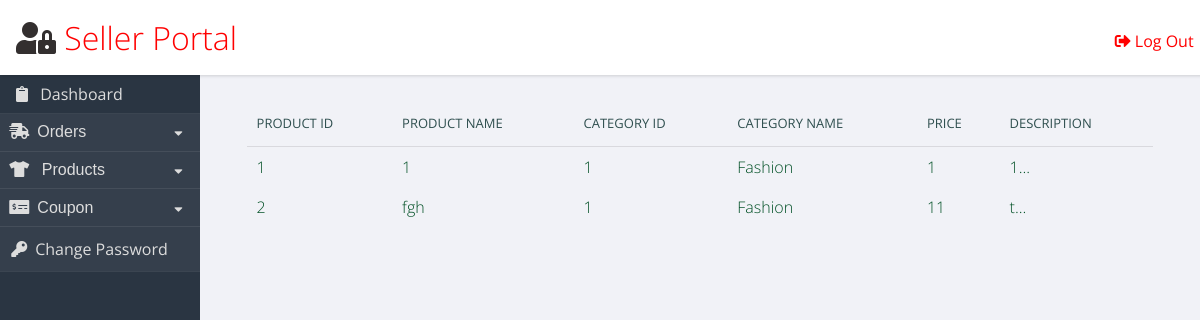
Screenshot of /seller.php with the database file from the repository.
### tables this page shows
CREATE TABLE `products` (
  `product_id` int(10) NOT NULL,
  `product_name` varchar(100) NOT NULL,
  `category_id` int(10) NOT NULL,
  `date_added` datetime NOT NULL,
  `description` varchar(2000) NOT NULL,
  `price` int(10) NOT NULL,
  `icon_name` varchar(250) NOT NULL
);

CREATE TABLE `category` (
  `category_id` int(10) NOT NULL,
  `category_name` varchar(50) NOT NULL
);

### seller.php (the view, shortened to what this page needs)
<!DOCTYPE>
<html>
<?php
$conn = OpenCon();
?>
<head>
  <link rel="stylesheet" href="https://use.fontawesome.com/releases/v5.8.2/css/all.css">
</head>
<header role="banner">
  <h1> <i style="color:#332F2F;" class="fas fa-user-lock"></i> Seller Portal</h1>
  <ul class="utilities">
    <br>
    <li class="logout"><a href="logout.php"><i class="fas fa-sign-out-alt" style=" margin-right: 4px"></i>Log Out</a></li>
  </ul>
</header>
<nav role='navigation'>
  <ul class="main">
    <li style="padding: 0.5em 1em;"><i class="fas fa-clipboard" style=" margin-right: 8px"></i> Dashboard</li>
    <button class="dropdown-order-btn" onclick="changeordercarret()">
      <font size="3"> <i class="fas fa-shipping-fast" style="margin-right: 8px;"></i>Orders</font><i class="fa fa-caret-down" id="ordercarret"></i>
    </button>
    <button class="dropdown-products-btn" onclick="changeproductcarret()">
      <font size="3"> <i class="fas fa-tshirt" style="margin-right: 8px;"></i> Products</font><i class="fa fa-caret-down" id="productscarret"></i>
    </button>
    <button class="dropdown-coupon-btn" onclick="changecouponcarret()">
      <font size="3"><i class="fas fa-money-check-alt" style="margin-right: 8px;"></i>Coupon</font><i class="fa fa-caret-down" id="couponcarret"></i>
    </button>
    <li class="change_password"><a href="#"><i class="fas fa-key" style=" margin-right: 8px"></i>Change Password</a></li>
  </ul>
</nav>
<main role="main">
  <section class="panel important">
    <body onload="hidefield()">
      <div id="vp" style="display:none">
        <center>
          <table>
            <tr>
              <th>Product ID</th>
              <th>Product Name</th>
              <th>Category ID</th>
              <th>Category Name</th>
              <th>Price</th>
              <th>Description</th>
            </tr>
            <?php
            $users = 'SELECT products.product_id,products.product_name,products.category_id,category.category_name,products.price,products.description FROM products,category WHERE category.category_id=products.category_id';
            $result = mysqli_query($conn, $users);
            if ($result->num_rows == 0) {
              echo "No products found. <br>.";
            } else {
              while ($row = $result->fetch_assoc()) {
                $prid = $row['product_id'];
                $prn = $row['product_name'];
                $prcid = $row['category_id'];
                $prcn = $row['category_name'];
                $prpr = $row['price'];
                $prdes = $row['description'];
                $prdesc = substr($prdes, 0, 20);
                $prdesc = $prdesc . '...';
                $pr_id = '<a href="product_edit.php?productid=' . $prid . '&"><font color=rgb(255,255,255)>' . $prid . '</font></a>';
                $pr_n = '<a href="product_edit.php?productid=' . $prid . '&"><font color=rgb(255,255,255)>' . $prn . '</a></font>';
                $pr_cid = '<a href="product_edit.php?productid=' . $prid . '&"><font color=rgb(255,255,255)>' . $prcid . '</a></font>';
                $pr_cn = '<a href="product_edit.php?productid=' . $prid . '&"><font color=rgb(255,255,255)>' . $prcn . '</a></font>';
                $pr_pr = '<a href="product_edit.php?productid=' . $prid . '&"><font color=rgb(255,255,255)>' . $prpr . '</a></font>';
                $pr_des = '<a href="product_edit.php?productid=' . $prid . '&"><font color=rgb(255,255,255)>' . $prdesc . '</a></font>';
                echo '<tr><td>' . $pr_id . '</td><td>' . $pr_n . '</td><td>' . $pr_cid . '</td><td>' . $pr_cn . '</td><td>' . $pr_pr . '</td><td>' . $pr_des . '</td> </tr>';
              }
            }
            ?>
          </table>
        </center>
      </div>
    </body>
  </section>
</main>
</html>

### seller.php (style rules this page uses)
html { box-sizing: border-box; }
body { background: #f1f2f7; font-family: "Open Sans", arial, sans-serif; color: darkslategray; }
header[role="banner"] { background: white; box-shadow: 1px 1px 3px rgba(0, 0, 0, 0.15); }
header[role="banner"] h1 { margin: 0; font-weight: 300; padding: 1rem; }
header[role="banner"] { padding-right: 0.6em; color: red; }
header[role="banner"] .utilities { width: 100%; background: slategray; color: #ddd; }
header[role="banner"] .utilities li { border-bottom: solid 1px rgba(255, 255, 255, 0.2); }
header[role="banner"] .utilities li a { padding: 0.7em; display: block; }
.dropdown-customer-btn, .dropdown-order-btn, .dropdown-products-btn, .dropdown-coupon-btn { border: none; text-align: left; margin: 0; width: 100%; background: #2a3542; color: #ddd; border-bottom: 1px solid rgba(255, 255, 255, 0.08); padding: 0.7em; }
.fa-caret-down { float: right; padding-right: 8px; margin-top: 4px; }
nav[role="navigation"] { background: #2a3542; color: #ddd; }
nav[role="navigation"] li { border-bottom: 1px solid rgba(255, 255, 255, 0.08); }
nav[role="navigation"] li a { color: #ddd; text-decoration: none; display: block; padding: 0.7em; }
nav[role="navigation"] li a, .dropdown-customer-btn, .dropdown-order-btn, .dropdown-products-btn, .dropdown-coupon-btn { cursor: pointer; color: #ddd; background-color: rgba(255, 255, 255, 0.05); }
a { text-decoration: none; color: inherit; }
ul, li { list-style-type: none; margin: 0; padding: 0; }
table { border-collapse: collapse; width: 96%; margin: 2%; }
th { text-align: left; font-weight: 400; font-size: 13px; text-transform: uppercase; border-bottom: 1px solid rgba(0, 0, 0, 0.1); padding: 0 10px; padding-bottom: 14px; }
td { line-height: 40px; font-weight: 300; padding: 0 10px; }
@media screen and (min-width: 600px) { html, body { height: 100%; } }
@media screen and (min-width: 600px) { header[role="banner"] { position: fixed; top: 0; left: 0; width: 100%; z-index: 99; height: 75px; } }
@media screen and (min-width: 600px) { header[role="banner"] .utilities { position: absolute; top: 0; right: 0; background: transparent; color: darkslategray; width: auto; } }
@media screen and (min-width: 600px) { header[role="banner"] .utilities li { display: inline-block; } }
@media screen and (min-width: 600px) { header[role="banner"] .utilities li a { padding: 0.5em 1em; } }
@media screen and (min-width: 600px) { nav[role="navigation"] { position: fixed; width: 200px; top: 75px; bottom: 0px; left: 0px; } }
@media screen and (min-width: 600px) { main[role="main"] { margin: 75px 0 40px 200px; } }
@media screen and (min-width: 600px) { main[role="main"]:after { content: ""; display: table; clear: both; } }
@media screen and (min-width: 600px) { .panel { margin: 2% 0 0 2%; float: left; width: 96%; } }

### rows the page displays
products: product_id "1", product_name "1", category "1", category.category_name "Fashion", price "1", prdesc "1..."
products: product_id "2", product_name "fgh", category "1", category.category_name "Fashion", price "11", prdesc "t..."
